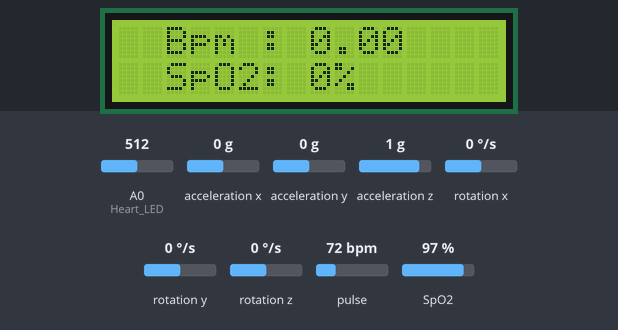
A sketch run on a simulated Arduino Uno, built with avr-gcc and run on an emulated ATmega328P. On the bench: 16×2 character LCD. Inputs (shaded band) come from the test bench; at power-on: pulse 72 bpm, SpO2 97 %, A0 (Heart_LED) = 512, acceleration x 0 g, acceleration y 0 g, acceleration z 1 g, rotation x 0 °/s, rotation y 0 °/s, rotation z 0 °/s. What the sketch prints to the serial monitor is not drawn.

Above: at 2.2 s.
2.3 s: pulse set to 42 bpm
At 5.0 s:
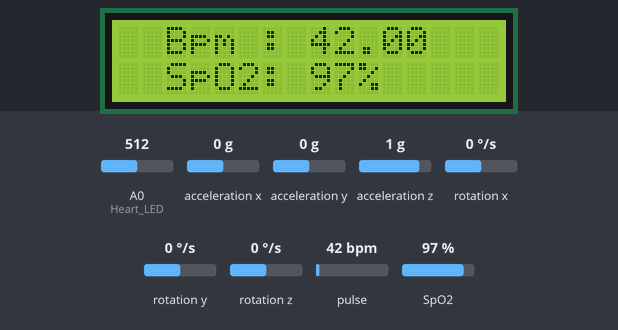
5.6 s: SpO2 set to 80 %
At 6.6 s:
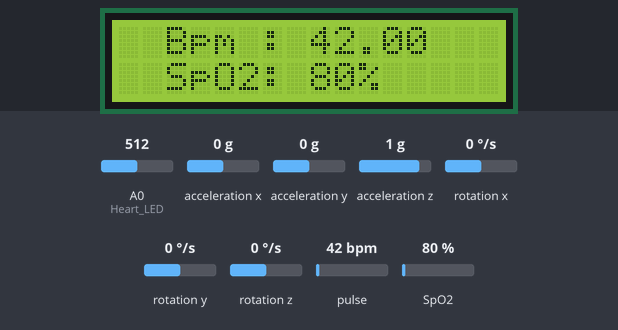
7.7 s: pulse set to 70 bpm
At 9.1 s:
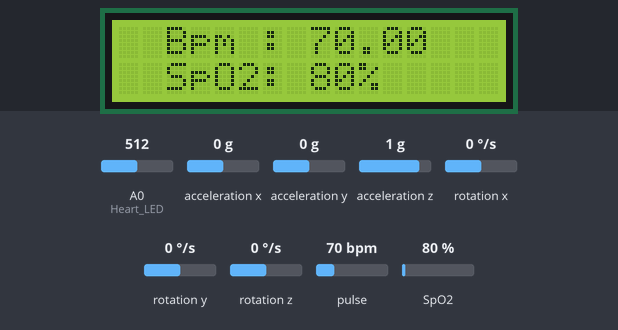
9.8 s: SpO2 set to 85 %
At 11.8 s:
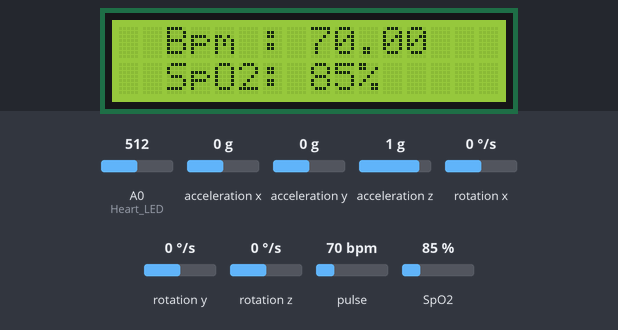
Timing chart, 0 to 12.8 s (numbered marks = the images above; inputs shaded):
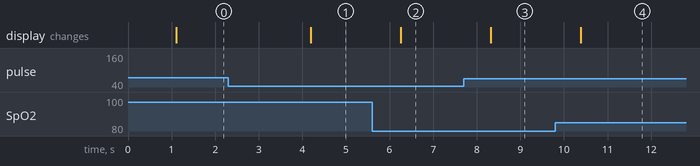

The sketch:

combine_all.ino
```cpp
#include <SoftwareSerial.h>
#include <MPU6050.h>
#include <Wire.h>
#include <math.h>
#include <Timer.h>
#include "MAX30100_PulseOximeter.h"
#include <LiquidCrystal_I2C.h>
//#define led_pin 10  //壓感小夜燈腳位LED


#define REPORTING_PERIOD_MS 1000  // 數據顯示間隔 (毫秒)
#define REPORTING_Arrhythmia_MS 60000 // 心律不整持續60秒則report
#define Earthquake_LED 13  // 地震指示 LED 的腳位
#define Heart_LED 14  // 地震指示 LED 的腳位
#define fsr_pin A0   //壓感腳位  //建議電阻2k

SoftwareSerial BTSerial(10,11);
int ZeroOne = 0;
Timer Tg;
Timer Tzeroone;
//
Timer Tp;
//
//MAX30100
byte Arrhythmia[3];
byte Hypoxia[3];

//
byte pressure[2]={'p','f'};
//

PulseOximeter pox;
uint32_t tsLastReport = 0;
uint32_t tsLastArrhythmia = 0;
boolean ArrhythmiaStart = false;
LiquidCrystal_I2C lcd(0x27, 16, 2);  // LCD I2C 位址和長寬

//MPU6050
byte Earthquake[3];
MPU6050 accelgyro;
int16_t ax, ay, az,gx,gy,gz;
double dx,dy,dz,dt;
double thetax,thetay,thetaz;
double xb, yb, zb, xx,yy,zz;
int i = 0;
double a_net_g;
unsigned long int a_net;
bool debounce = false;
bool getg = true;


//
bool state_lie = false;  //判別前一個狀態是坐或趴
bool state_inbed = false;
long press_value = 0;  //讀取壓感值
int sit_range[2]={500,900}; //坐下時壓感判定範圍
int lie_range[2]={10,300};  //趴下時壓感判定範圍
int times_press = 0;
long p_net_avg = 0;
//


int times = 0;
int a_net_avg = 0;

void setup() {
  Serial.println("1");


  Wire.begin();
  Serial.begin(9600);
  BTSerial.begin(38400);
  accelgyro.initialize();


  Serial.println("2");


  //變數ZeroOne
  Tzeroone.every(1000, BetweenZeroOne);

  //MPU6050
  Tg.every(100, GetG);
  Tp.every(40, Getp);
  // 初始化 LCD
  lcd.init();
  lcd.backlight();
  lcd.clear();
  lcd.print("Pulse");
  delay(1000);


  Serial.println("3");


  // 初始化 MAX30100, 若失敗就用無窮迴圈卡住
  if (!pox.begin()) {
    lcd.setCursor(0, 1);
    lcd.print("Failed to init!");
    while (true) {
      Serial.println("***");
      }
  }


  Serial.println("4");


  // 設定測到脈搏時要回呼的函式 (必須放在 setup 最後一行)
  //pox.setOnBeatDetectedCallback(onBeatDetected);
}
void loop() {
  //Serial.println("5");

  //變數0or1
  Tzeroone.update();

  //MAX30100
  pox.update();  // 更新 MAX30100 讀數

  //Serial.println("6");


  // 每隔指定的時間讀一次讀數, 並顯示在 LCD 上
  if (millis() - tsLastReport > REPORTING_PERIOD_MS) { //每秒量一次
    Serial.println("7");

    Arrhythmia[0] = 'A';
    Hypoxia[0] = 'H';
    float bpm = pox.getHeartRate();
    //float_to_byte(bpm, &Arrhythmia[1]);
    Serial.print("bpm : ");
    Serial.println(bpm);
    uint8_t spo2 = pox.getSpO2();
    //float_to_byte(spo2, &Arrhythmia[5]);
    Serial.print("spo2 : ");
    Serial.println(spo2);
    if(spo2 < 95.0){
      //Abnormal spo2
      Hypoxia[1] = '1';
      LED_Heart_happens(1);
     }
     else{
      Hypoxia[1] = '0';
     }

    if((bpm<60 || bpm>100) && !ArrhythmiaStart){
      tsLastArrhythmia = millis();
    }
    if((bpm<60 || bpm>100)){
      ArrhythmiaStart= true;
    }
    else{ ArrhythmiaStart= false; //Normal heartrate
    }
    if(millis() - tsLastArrhythmia > REPORTING_Arrhythmia_MS){ //心律不整持續超過60秒回報
      //report Arrhythmia
      Arrhythmia[1] = '1';
      LED_Heart_happens(1);
    }
    else{
      Arrhythmia[1] = '0';
    }


    lcd.clear();
    lcd.home();
    lcd.print("  Bpm : " + String(bpm));  // 顯示脈搏 bpm
    lcd.setCursor(0, 1);
    lcd.print("  SpO2: " + String(spo2) + "%");  // 顯示血氧濃度
    tsLastReport = millis();
  }

  //MPU6050
  Tg.update();
  Tp.update();


  if(Hypoxia[0] != 0){
    Hypoxia[2] = 'f';
    BTSerial.write(Hypoxia, sizeof(byte)*3);
    Hypoxia[0] = 0;
  }
  if(Arrhythmia[0] != 0){
    Arrhythmia[2] = 'f';
    BTSerial.write(Arrhythmia, sizeof(byte)*3);
    Arrhythmia[0] = 0;
  }
  if(Earthquake[0] != 0){
    Earthquake[2] = 'f';
    BTSerial.write(Earthquake, sizeof(byte)*3);
    Earthquake[0] = 0;
  }
}

void GetG(){
  if(getg){
      accelgyro.getMotion6(&ax,&ay,&az,&gx,&gy,&gz);
      xb = ax;
      yb = ay;
      zb = az;
      getg = false;
  }
  accelgyro.getMotion6(&ax,&ay,&az,&gx,&gy,&gz);
  xx=(ax - xb)/16384;
  yy=(ay - yb)/16384;
  zz=(az - zb)/16384;
  a_net_g=sqrt(xx*xx+yy*yy+zz*zz);//運動加速度的值
  a_net = a_net_g*9.8*100;
  a_net_avg += a_net;
  times ++;
  //3級以下不影響生命安危，不警示
  if(times == 10){ //每秒判斷一秒內平均加速度，避免忽大忽小的數值
    a_net_avg /= 10;
    if(a_net_avg<25){
      Earthquake[0] = 'E';
      Earthquake[1] = '0';
      Serial.println("Small earthquake");
      Serial.print("Intensity : ");
      Serial.println(a_net);
    }
    else if(25<=a_net_avg && a_net_avg<80){ //4th level earthquake  ,4級警示不逃跑  8,25,80,250,400
      Earthquake[0] = 'E';
      Earthquake[1] = '1';
      Serial.println("Earthquake : Level 4");
      Serial.print("Intensity : ");
      Serial.println(a_net);
    }
    else if(80<=a_net_avg){ //>5th level earthquake  5級以上警示逃跑
      Earthquake[0] = 'E';
      Earthquake[1] = '2';
      Serial.println("Earthquake : Level 5 ~ 8");
      Serial.print("Intensity : ");
      Serial.println(a_net);
      LED_Earthquake_happens(1);
    }
    times = 0;
    a_net_avg = 0;
  }
}


void Getp(){
  press_value = analogRead(fsr_pin);
  p_net_avg += press_value;
  times_press++;
  if(times_press == 50){
    p_net_avg/=50;
    Serial.println("pressure_value: ");
    Serial.println(p_net_avg);
    Serial.println("-------------");
    /*
    if(state_inbed){
      if(p_net_avg < 10){
        state_inbed = false;
        BTSerial.write(pressure, sizeof(byte)*2);
      }
      }
      else{
      if(p_net_avg > 10){
        state_inbed = true;
      }
      }
      if(state_lie = true){   //若目前趴在床上且之後坐起來，則打開燈
      if(p_net_avg > sit_range[0] && p_net_avg < sit_range[1]){
        digitalWrite(led_pin, 1);
        state_lie = false;
      }
     }
     else{
       if(state_lie = false){ //若目前坐在床上且之後趴在床，則關燈
      if(p_net_avg > lie_range[0] && p_net_avg < lie_range[1]){
        digitalWrite(led_pin, 0);
        state_lie = true ;
      }
       }
     }
    */
  times_press = 0;
    p_net_avg = 0;

  }
}

void LED_Earthquake_happens(int e) {
  digitalWrite(Earthquake_LED,e & ZeroOne);
  //Earthquake_LED = (e & ZeroOne);
}

void LED_Heart_happens(int e) {
  digitalWrite(Heart_LED,e & ZeroOne);
  //Heart_LED = (e & ZeroOne);
}

void BetweenZeroOne(){
  ZeroOne = !ZeroOne;
}
/*void float_to_byte(float f, byte *b){
  memcpy(b, &f, 4);
}*/
```

Measured:
- after the input at 2.3 s, the display: changes after 1.9 s (image 1)
- after the input at 5.6 s, the display: changes after 0.66 s (image 2)
- after the input at 7.7 s, the display: changes after 0.62 s (image 3)
- after the input at 9.8 s, the display: changes after 0.59 s (image 4)
